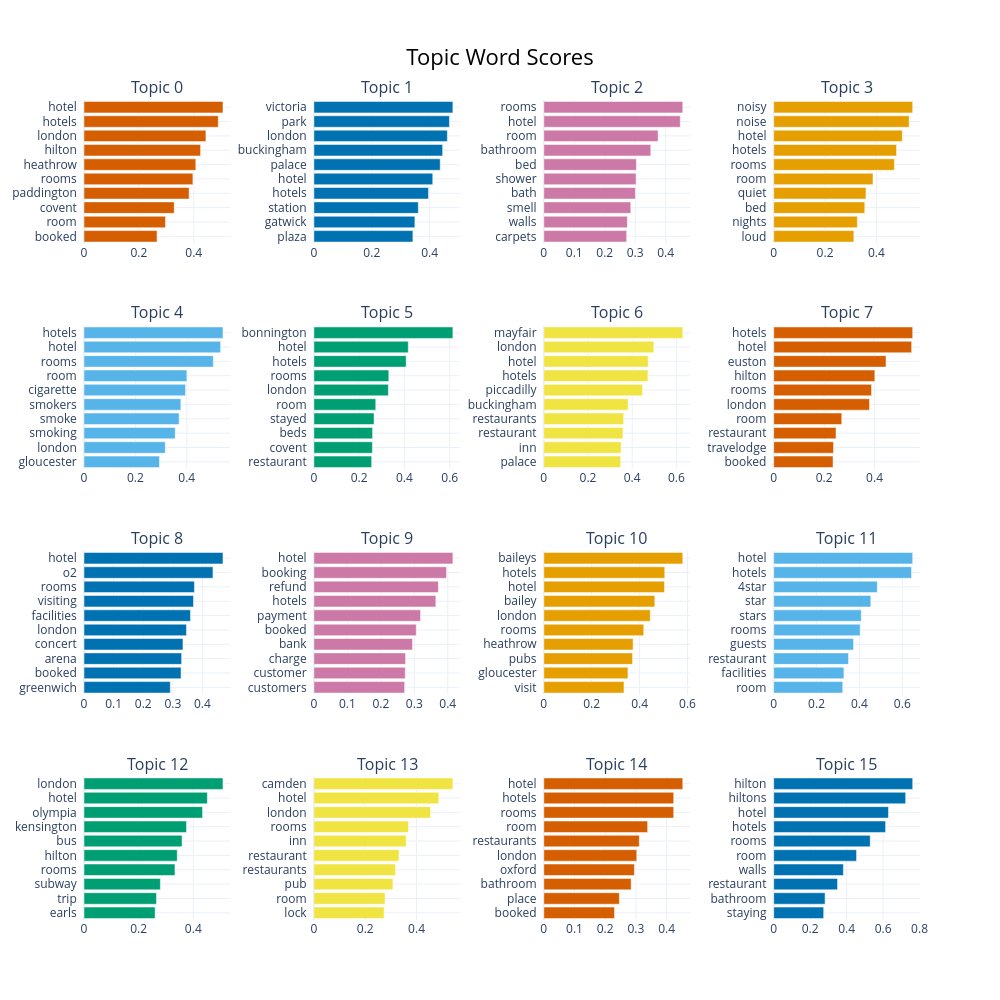

Notebook cell for this chart:
### Code cell
topic_model.visualize_barchart(top_n_topics = 16, n_words = 10)

### Figure 1 — Plotly figure (JSON) as saved in the notebook; plotly's stock layout.template omitted (floating-point values rounded to 4 significant figures)
{"data": [{"marker": {"color": "#D55E00"}, "orientation": "h", "type": "bar", "x": [0.2662, 0.297, 0.3288, 0.3831, 0.3969, 0.4075, 0.4249, 0.4443, 0.4894, 0.5065], "xaxis": "x", "y": ["booked  ", "room  ", "covent  ", "paddington  ", "rooms  ", "heathrow  ", "hilton  ", "london  ", "hotels  ", "hotel  "], "yaxis": "y"}, {"marker": {"color": "#0072B2"}, "orientation": "h", "type": "bar", "x": [0.3421, 0.3489, 0.3608, 0.3959, 0.4107, 0.4365, 0.4449, 0.4611, 0.4683, 0.4803], "xaxis": "x2", "y": ["plaza  ", "gatwick  ", "station  ", "hotels  ", "hotel  ", "palace  ", "buckingham  ", "london  ", "park  ", "victoria  "], "yaxis": "y2"}, {"marker": {"color": "#CC79A7"}, "orientation": "h", "type": "bar", "x": [0.2719, 0.2743, 0.2854, 0.3006, 0.303, 0.3038, 0.3511, 0.3751, 0.448, 0.4561], "xaxis": "x3", "y": ["carpets  ", "walls  ", "smell  ", "bath  ", "shower  ", "bed  ", "bathroom  ", "room  ", "hotel  ", "rooms  "], "yaxis": "y3"}, {"marker": {"color": "#E69F00"}, "orientation": "h", "type": "bar", "x": [0.3122, 0.3257, 0.3548, 0.3593, 0.3866, 0.47, 0.4784, 0.5008, 0.5274, 0.5412], "xaxis": "x4", "y": ["loud  ", "nights  ", "bed  ", "quiet  ", "room  ", "rooms  ", "hotels  ", "hotel  ", "noise  ", "noisy  "], "yaxis": "y4"}, {"marker": {"color": "#56B4E9"}, "orientation": "h", "type": "bar", "x": [0.2939, 0.3165, 0.3551, 0.3703, 0.3771, 0.395, 0.4005, 0.5034, 0.5318, 0.541], "xaxis": "x5", "y": ["gloucester  ", "london  ", "smoking  ", "smoke  ", "smokers  ", "cigarette  ", "room  ", "rooms  ", "hotel  ", "hotels  "], "yaxis": "y5"}, {"marker": {"color": "#009E73"}, "orientation": "h", "type": "bar", "x": [0.2552, 0.2584, 0.2592, 0.2657, 0.2733, 0.329, 0.3309, 0.4074, 0.417, 0.614], "xaxis": "x6", "y": ["restaurant  ", "covent  ", "beds  ", "stayed  ", "room  ", "london  ", "rooms  ", "hotels  ", "hotel  ", "bonnington  "], "yaxis": "y6"}, {"marker": {"color": "#F0E442"}, "orientation": "h", "type": "bar", "x": [0.3477, 0.3498, 0.3581, 0.3613, 0.3817, 0.4468, 0.4713, 0.4724, 0.4979, 0.6289], "xaxis": "x7", "y": ["palace  ", "inn  ", "restaurant  ", "restaurants  ", "buckingham  ", "piccadilly  ", "hotels  ", "hotel  ", "london  ", "mayfair  "], "yaxis": "y7"}, {"marker": {"color": "#D55E00"}, "orientation": "h", "type": "bar", "x": [0.2354, 0.2371, 0.2471, 0.27, 0.3799, 0.3881, 0.4012, 0.4455, 0.5471, 0.5512], "xaxis": "x8", "y": ["booked  ", "travelodge  ", "restaurant  ", "room  ", "london  ", "rooms  ", "hilton  ", "euston  ", "hotel  ", "hotels  "], "yaxis": "y8"}, {"marker": {"color": "#0072B2"}, "orientation": "h", "type": "bar", "x": [0.2914, 0.3277, 0.3296, 0.3342, 0.3459, 0.3595, 0.3697, 0.3729, 0.4355, 0.4693], "xaxis": "x9", "y": ["greenwich  ", "booked  ", "arena  ", "concert  ", "london  ", "facilities  ", "visiting  ", "rooms  ", "o2  ", "hotel  "], "yaxis": "y9"}, {"marker": {"color": "#CC79A7"}, "orientation": "h", "type": "bar", "x": [0.2712, 0.273, 0.274, 0.2946, 0.3059, 0.3187, 0.3644, 0.3719, 0.3963, 0.4153], "xaxis": "x10", "y": ["customers  ", "customer  ", "charge  ", "bank  ", "booked  ", "payment  ", "hotels  ", "refund  ", "booking  ", "hotel  "], "yaxis": "y10"}, {"marker": {"color": "#E69F00"}, "orientation": "h", "type": "bar", "x": [0.3347, 0.3513, 0.3705, 0.3728, 0.4173, 0.4446, 0.4635, 0.504, 0.505, 0.5803], "xaxis": "x11", "y": ["visit  ", "gloucester  ", "pubs  ", "heathrow  ", "rooms  ", "london  ", "bailey  ", "hotel  ", "hotels  ", "baileys  "], "yaxis": "y11"}, {"marker": {"color": "#56B4E9"}, "orientation": "h", "type": "bar", "x": [0.3221, 0.3275, 0.349, 0.3724, 0.4034, 0.4084, 0.453, 0.4833, 0.6428, 0.6483], "xaxis": "x12", "y": ["room  ", "facilities  ", "restaurant  ", "guests  ", "rooms  ", "stars  ", "star  ", "4star  ", "hotels  ", "hotel  "], "yaxis": "y12"}, {"marker": {"color": "#009E73"}, "orientation": "h", "type": "bar", "x": [0.2603, 0.2652, 0.2795, 0.3329, 0.3412, 0.3588, 0.3751, 0.4339, 0.4515, 0.5087], "xaxis": "x13", "y": ["earls  ", "trip  ", "subway  ", "rooms  ", "hilton  ", "bus  ", "kensington  ", "olympia  ", "hotel  ", "london  "], "yaxis": "y13"}, {"marker": {"color": "#F0E442"}, "orientation": "h", "type": "bar", "x": [0.2737, 0.2774, 0.3079, 0.3182, 0.3315, 0.3597, 0.3685, 0.4544, 0.4867, 0.5415], "xaxis": "x14", "y": ["lock  ", "room  ", "pub  ", "restaurants  ", "restaurant  ", "inn  ", "rooms  ", "london  ", "hotel  ", "camden  "], "yaxis": "y14"}, {"marker": {"color": "#D55E00"}, "orientation": "h", "type": "bar", "x": [0.2303, 0.2461, 0.2845, 0.295, 0.3027, 0.311, 0.3382, 0.423, 0.4231, 0.4526], "xaxis": "x15", "y": ["booked  ", "place  ", "bathroom  ", "oxford  ", "london  ", "restaurants  ", "room  ", "rooms  ", "hotels  ", "hotel  "], "yaxis": "y15"}, {"marker": {"color": "#0072B2"}, "orientation": "h", "type": "bar", "x": [0.2742, 0.2819, 0.3502, 0.3823, 0.4544, 0.5294, 0.6137, 0.6295, 0.7238, 0.7624], "xaxis": "x16", "y": ["staying  ", "bathroom  ", "restaurant  ", "walls  ", "room  ", "rooms  ", "hotels  ", "hotel  ", "hiltons  ", "hilton  "], "yaxis": "y16"}], "layout": {"annotations": [{"font": {"size": 16}, "showarrow": false, "text": "Topic 0", "x": 0.0875, "xanchor": "center", "xref": "paper", "y": 1, "yanchor": "bottom", "yref": "paper"}, {"font": {"size": 16}, "showarrow": false, "text": "Topic 1", "x": 0.3625, "xanchor": "center", "xref": "paper", "y": 1, "yanchor": "bottom", "yref": "paper"}, {"font": {"size": 16}, "showarrow": false, "text": "Topic 2", "x": 0.6375, "xanchor": "center", "xref": "paper", "y": 1, "yanchor": "bottom", "yref": "paper"}, {"font": {"size": 16}, "showarrow": false, "text": "Topic 3", "x": 0.9125, "xanchor": "center", "xref": "paper", "y": 1, "yanchor": "bottom", "yref": "paper"}, {"font": {"size": 16}, "showarrow": false, "text": "Topic 4", "x": 0.0875, "xanchor": "center", "xref": "paper", "y": 0.725, "yanchor": "bottom", "yref": "paper"}, {"font": {"size": 16}, "showarrow": false, "text": "Topic 5", "x": 0.3625, "xanchor": "center", "xref": "paper", "y": 0.725, "yanchor": "bottom", "yref": "paper"}, {"font": {"size": 16}, "showarrow": false, "text": "Topic 6", "x": 0.6375, "xanchor": "center", "xref": "paper", "y": 0.725, "yanchor": "bottom", "yref": "paper"}, {"font": {"size": 16}, "showarrow": false, "text": "Topic 7", "x": 0.9125, "xanchor": "center", "xref": "paper", "y": 0.725, "yanchor": "bottom", "yref": "paper"}, {"font": {"size": 16}, "showarrow": false, "text": "Topic 8", "x": 0.0875, "xanchor": "center", "xref": "paper", "y": 0.45, "yanchor": "bottom", "yref": "paper"}, {"font": {"size": 16}, "showarrow": false, "text": "Topic 9", "x": 0.3625, "xanchor": "center", "xref": "paper", "y": 0.45, "yanchor": "bottom", "yref": "paper"}, {"font": {"size": 16}, "showarrow": false, "text": "Topic 10", "x": 0.6375, "xanchor": "center", "xref": "paper", "y": 0.45, "yanchor": "bottom", "yref": "paper"}, {"font": {"size": 16}, "showarrow": false, "text": "Topic 11", "x": 0.9125, "xanchor": "center", "xref": "paper", "y": 0.45, "yanchor": "bottom", "yref": "paper"}, {"font": {"size": 16}, "showarrow": false, "text": "Topic 12", "x": 0.0875, "xanchor": "center", "xref": "paper", "y": 0.175, "yanchor": "bottom", "yref": "paper"}, {"font": {"size": 16}, "showarrow": false, "text": "Topic 13", "x": 0.3625, "xanchor": "center", "xref": "paper", "y": 0.175, "yanchor": "bottom", "yref": "paper"}, {"font": {"size": 16}, "showarrow": false, "text": "Topic 14", "x": 0.6375, "xanchor": "center", "xref": "paper", "y": 0.175, "yanchor": "bottom", "yref": "paper"}, {"font": {"size": 16}, "showarrow": false, "text": "Topic 15", "x": 0.9125, "xanchor": "center", "xref": "paper", "y": 0.175, "yanchor": "bottom", "yref": "paper"}], "height": 1000, "hoverlabel": {"bgcolor": "white", "font": {"family": "Rockwell", "size": 16}}, "showlegend": false, "title": {"font": {"color": "Black", "size": 22}, "text": "Topic Word Scores", "x": 0.5, "xanchor": "center", "yanchor": "top"}, "width": 1000, "xaxis": {"anchor": "y", "domain": [0, 0.175], "showgrid": true}, "xaxis10": {"anchor": "y10", "domain": [0.275, 0.45], "showgrid": true}, "xaxis11": {"anchor": "y11", "domain": [0.55, 0.725], "showgrid": true}, "xaxis12": {"anchor": "y12", "domain": [0.825, 1], "showgrid": true}, "xaxis13": {"anchor": "y13", "domain": [0, 0.175], "showgrid": true}, "xaxis14": {"anchor": "y14", "domain": [0.275, 0.45], "showgrid": true}, "xaxis15": {"anchor": "y15", "domain": [0.55, 0.725], "showgrid": true}, "xaxis16": {"anchor": "y16", "domain": [0.825, 1], "showgrid": true}, "xaxis2": {"anchor": "y2", "domain": [0.275, 0.45], "showgrid": true}, "xaxis3": {"anchor": "y3", "domain": [0.55, 0.725], "showgrid": true}, "xaxis4": {"anchor": "y4", "domain": [0.825, 1], "showgrid": true}, "xaxis5": {"anchor": "y5", "domain": [0, 0.175], "showgrid": true}, "xaxis6": {"anchor": "y6", "domain": [0.275, 0.45], "showgrid": true}, "xaxis7": {"anchor": "y7", "domain": [0.55, 0.725], "showgrid": true}, "xaxis8": {"anchor": "y8", "domain": [0.825, 1], "showgrid": true}, "xaxis9": {"anchor": "y9", "domain": [0, 0.175], "showgrid": true}, "yaxis": {"anchor": "x", "domain": [0.825, 1], "showgrid": true}, "yaxis10": {"anchor": "x10", "domain": [0.275, 0.45], "showgrid": true}, "yaxis11": {"anchor": "x11", "domain": [0.275, 0.45], "showgrid": true}, "yaxis12": {"anchor": "x12", "domain": [0.275, 0.45], "showgrid": true}, "yaxis13": {"anchor": "x13", "domain": [0, 0.175], "showgrid": true}, "yaxis14": {"anchor": "x14", "domain": [0, 0.175], "showgrid": true}, "yaxis15": {"anchor": "x15", "domain": [0, 0.175], "showgrid": true}, "yaxis16": {"anchor": "x16", "domain": [0, 0.175], "showgrid": true}, "yaxis2": {"anchor": "x2", "domain": [0.825, 1], "showgrid": true}, "yaxis3": {"anchor": "x3", "domain": [0.825, 1], "showgrid": true}, "yaxis4": {"anchor": "x4", "domain": [0.825, 1], "showgrid": true}, "yaxis5": {"anchor": "x5", "domain": [0.55, 0.725], "showgrid": true}, "yaxis6": {"anchor": "x6", "domain": [0.55, 0.725], "showgrid": true}, "yaxis7": {"anchor": "x7", "domain": [0.55, 0.725], "showgrid": true}, "yaxis8": {"anchor": "x8", "domain": [0.55, 0.725], "showgrid": true}, "yaxis9": {"anchor": "x9", "domain": [0.275, 0.45], "showgrid": true}}}
